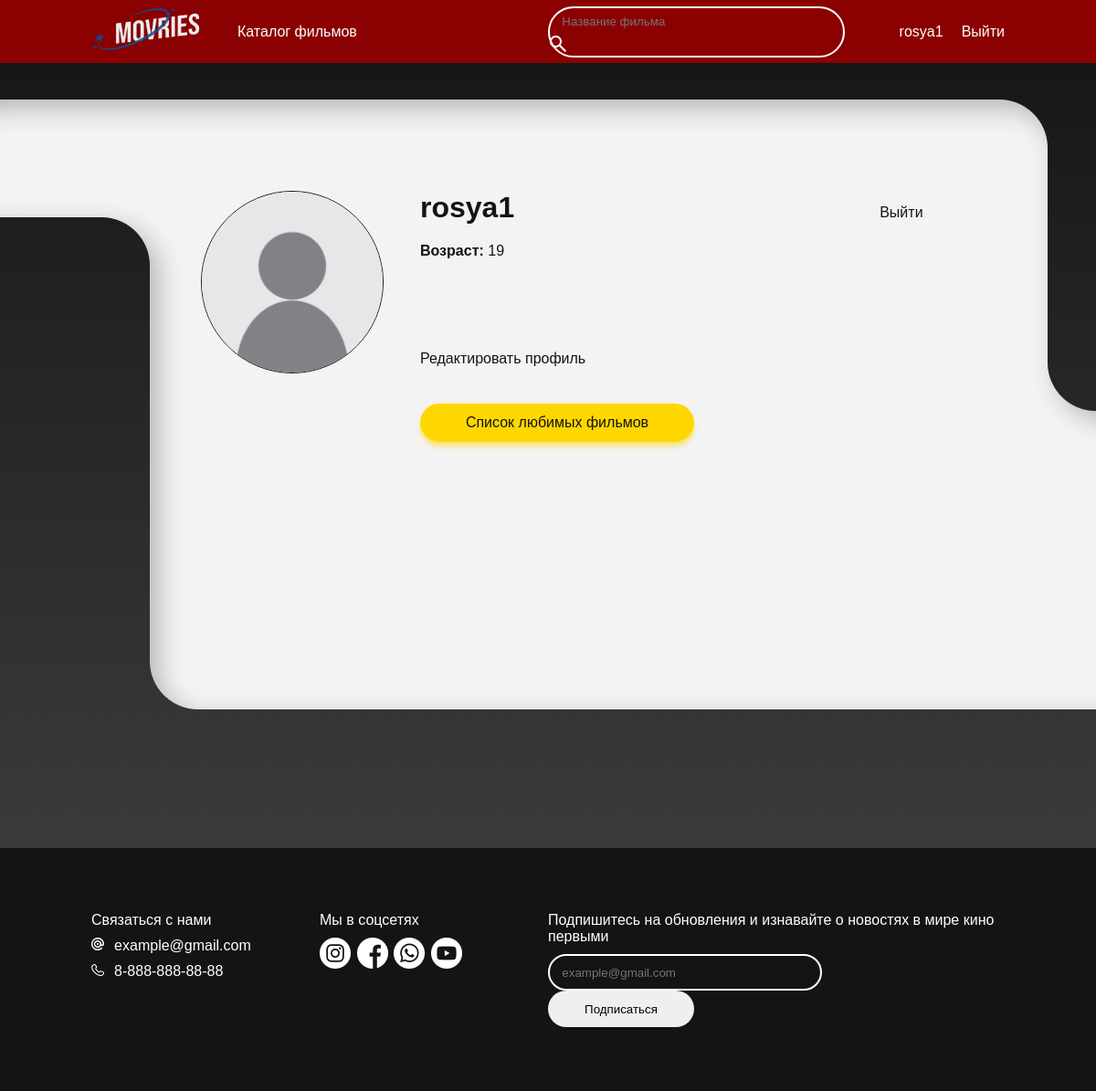
The app's page /user/rosya1/ (signed in) with its own data.
### movriesapp/models.py (models this page shows, shortened)
class CustomUser(AbstractUser):
    age = models.PositiveIntegerField(null=True, blank=True)
    avatar = models.ImageField(upload_to='photos/avatars/%Y/%m/%d/', default='photos/avatars/no_avatar.jpg')
    role = models.ForeignKey("Roles", on_delete=models.PROTECT, default=1)
    def __str__(self):
        return self.username

### movriesapp/views.py (the view)
# urls.py: path('user/<str:user_username>/', UserProfile.as_view(), name="profile"),
class UserProfile(DataMixin, DetailView):
    model = CustomUser
    template_name = "movriesapp/profile.html"
    username_url_kwarg = 'user_username'
    context_object_name = 'user'
    def get_object(self, queryset=None):
        return CustomUser.objects.get(username=self.kwargs['user_username'])
    def get_context_data(self, *, object_list=None, **kwargs):
        context = super().get_context_data(**kwargs)
        user = self.get_object()
        context['user'] = user
        g_def = self.get_user_context(title=context['user'])
        return dict(list(context.items()) + list(g_def.items()))

### movriesapp/utils.py (called while the page is built)
    def get_user_context(self, **kwargs):
        context = kwargs
        if 'genre_selected' not in context:
            context['genre_selected'] = 0
        return context

### movriesapp/templates/movriesapp/profile.html
{% extends 'movriesapp/base.html' %}
{% load static %}
{% block content %}
<div class="profile">
    <div class="user-profile">
        <div class="info-profile" style="background-image: url('../../static/movriesapp/images/login-background.png')">
            <div>
                <img class="avatar_image" src="{{user.avatar.url}}">
            </div>
            <div class="user-info">
                <div class="nickname">
                    <h1>{{user.username}}</h1>
                    <div class="logout">
                        <a href="{% url 'logout_user_page' %}" class="logout-link">Выйти</a>
                    </div>
                </div>
                {% if user.age %}
                <div class="user-age">
                    <span class="bold-text">Возраст:</span> {{user.age}}
                </div>
                {% endif %}
                <div class="edit-profile-link">
                    <a class="edit-profile-link" href="{% url 'edit_profile' user_username=user.username %}">Редактировать профиль</a>
                </div>
                <div class="liked-movies-button">
                    <a href="{% url 'liked_movies' %}" class="liked-movies-link">Список любимых фильмов</a>
                </div>
            </div>
        </div>
    </div>
</div>
{% endblock %}

### movriesapp/templates/movriesapp/base.html (shortened to what this page needs)
{% load static %}
{% load movies_tags %}
<!DOCTYPE html>
<html lang="en">
<head>
    <link type="text/css" href="{% static 'movriesapp/css/index.css' %}" rel="stylesheet"/>
    <link type="text/css" href="{% static 'movriesapp/css/katalog.css' %}" rel="stylesheet"/>
    <link type="text/css" href="{% static 'movriesapp/css/movie_info.css' %}" rel="stylesheet"/>
    <link type="text/css" href="{% static 'movriesapp/css/login.css' %}" rel="stylesheet"/>
    <link type="text/css" href="{% static 'movriesapp/css/profile.css' %}" rel="stylesheet"/>
    <link rel="stylesheet" href="https://cdnjs.cloudflare.com/ajax/libs/flickity/2.2.2/flickity.min.css">
</head>
<body>
<div class="wrapper">
    <div class="content">
        <div class="container">
            <div class="navbar">
                <div class="left">
                    <a href="{% url 'index' %}"><img src="../../static/movriesapp/images/logo1.png" alt="" class="logo"></a>
                    <div class="katalog"><a href="{% url 'katalog'  %}" class="katalog-link">Каталог фильмов</a></div>
                </div>
                <div class="right">
                    {% if 'katalog' not in request.path and 'search_result' not in request.path and 'genre' not in request.path %}
                    <div class="search-form">
                         <form action="{% url 'search_results' %}" method="get">
                             <input type="search" name="q" class="search" placeholder="Название фильма">
                             <button type="submit" class="search-button">
                                 <img src="../../static/movriesapp/images/search.png" alt="">
                             </button>
                         </form>
                     </div>
                    {% endif %}
                    {% if request.user.is_authenticated %}
                    <div class="user-log">
                        <div class="login-logout">
                            <a class="nav-link"
                               href="{% url 'profile' user_username=user.username %}">{{user.username}}</a>
                        </div>
                        <div class="login-logout">
                            <a class="nav-link" href="{% url 'logout_user_page' %}">Выйти</a>
                        </div>
                    </div>
                    {% endif %}
                </div>
            </div>
            {% block content %}
            {% endblock %}
            <footer class="footer">
                <div class="footer-content">
                    <div class="connection">
                        <div class="text">Связаться с нами</div>
                        <div class="email"><img src="../../static/movriesapp/images/email-icon.png" alt="" class="icon">
                            example@gmail.com
                        </div>
                        <div class="phone"><img src="../../static/movriesapp/images/phone-icon.png" alt="" class="icon">
                            8-888-888-88-88
                        </div>
                    </div>
                    <div class="social">
                        <div class="text">Мы в соцсетях</div>
                        <div class="icons">
                            <div class="icon"><img src="../../static/movriesapp/images/instagram.png" alt=""></div>
                            <div class="icon"><img src="../../static/movriesapp/images/facebook.png" alt=""></div>
                            <div class="icon"><img src="../../static/movriesapp/images/whatsapp.png" alt=""></div>
                            <div class="icon"><img src="../../static/movriesapp/images/youtube.png" alt=""></div>
                        </div>
                    </div>
                    <div class="subscription">
                        <div class="text">Подпишитесь на обновления и изнавайте о новостях в мире кино первыми</div>
                        <div class="subscription-form">
                            <input type="email" name="email" id="" placeholder="example@gmail.com"
                                   class="subscription-email">
                            <input type="submit" value="Подписаться" class="subscription-submit">
                        </div>
                    </div>
                </div>
            </footer>
        </div>
    </div>
</div>
</body>
</html>

### movriesapp/static/movriesapp/css/index.css (style rules this page uses)
* { margin: 0; padding: 0; box-sizing: border-box; }
:root { --index: calc(1vw + 1vh) }
body { background: linear-gradient(#141414 , #464646); font-family: sans-serif; font-size: 16px; color: #fff; }
.navbar { background-color: #8B0000; display: grid; grid-template-columns: repeat(2, 50%); padding-top: calc(var(--index)/3); padding-bottom: calc(var(--index)/3); }
.katalog { margin-left: calc(var(--index)*2); }
.katalog-link { color: #fff; text-decoration: none; font-family: sans-serif; }
.search { width: calc(var(--index)*15); height: calc(var(--index)*1.5); fill: none; color: #fff; text-indent: calc(var(--index)/1.5); border: none; background: none; }
.search-form { margin-right: calc(var(--index)*2); border: solid 2px #fff; border-radius: 100px; padding-right: calc(var(--index)/2); }
.search-button { background: none; border: none; }
.left, .right { display: flex; align-items: center; justify-content: start; }
.left { margin-left: calc(var(--index)*5); }
.right { justify-content: end; margin-right: calc(var(--index)*5); }
.logo { width: calc(var(--index)*6); }
.user-log { display: flex; }
.nav-link { margin-left: calc(var(--index)); }
.footer { background-color: #141414; }
.footer-content { margin: 0 calc(var(--index)*5); display: grid; grid-template-columns: 3fr 3fr 6fr; margin-top: 100px; }
.connection, .social, .subscription { margin: calc(var(--index)*3.5) 0; }
.icons { display: flex; margin-top: calc(var(--index)/2); }
.icon { margin-right: calc(var(--index)/3); }
.text, .email, .phone { margin-bottom: calc(var(--index)/2); }
.subscription-email { width: calc(var(--index)*15); height: calc(var(--index)*2); margin-right: calc(var(--index)*2); border: solid 2px #fff; fill: none; border-radius: 100px; color: #fff; text-indent: calc(var(--index)/1.5); background: none; }
.subscription-submit { width: calc(var(--index)*8); height: calc(var(--index)*2); border-radius: 100px; border: none; }
.nav-link { text-decoration: none; color: white; }

### movriesapp/static/movriesapp/css/katalog.css (style rules this page uses)
:root { --surface-color: #fff; --curve: 40; }
* { box-sizing: border-box; }
body { font-family: 'Noto Sans JP', sans-serif; background-color: #fef8f8; }

### movriesapp/static/movriesapp/css/movie_info.css (style rules this page uses)
.bold-text, .about-movie { font-weight: bold; }

### movriesapp/static/movriesapp/css/profile.css (style rules this page uses)
.profile { margin-top: calc(var(--index)*2); color: #141414; overflow: hidden; }
.info-profile { height: 90vh; background-repeat: no-repeat; display: flex; overflow: hidden; position: relative; padding: calc(var(--index)*5) 0 calc(var(--index)*11) calc(var(--index)*11); color: #141414; }
.avatar_image { width: calc(var(--index)*10); height: calc(var(--index)*10); border-radius: 100%; border: solid 1px #141414; }
.user-info { margin-left: calc(var(--index)*2); display: flex; flex-direction: column; height: calc(var(--index)*10); }
.edit-profile-link { margin-top: calc(var(--index)*5); text-decoration: none; color: #141414; }
.user-age { margin-top: calc(var(--index)); }
.liked-movies-button { background-color: #FFD700; height: calc(var(--index)*10); border: solid 2px #FFD700; color: #141414; border-radius: 100px; margin-top: calc(var(--index)*2); box-shadow: 0px 5px 5px 0px rgba(255, 215, 0, 50%); width: calc(var(--index)*15); padding: calc(var(--index)/2); text-align: center; }
.liked-movies-link { color: #141414; text-decoration: none; }
.nickname { display: flex; flex-direction: row; align-items: baseline; }
.logout-link { color: #141414; text-decoration: none; }
.logout { margin-left: calc(var(--index)*20); }

### records on screen
CustomUser: username "rosya1", avatar (placeholder picture), age "19"
